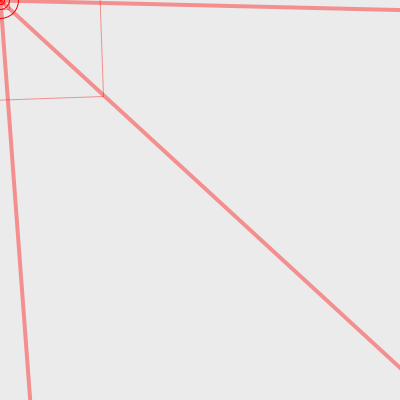
Frame 1 (no input)
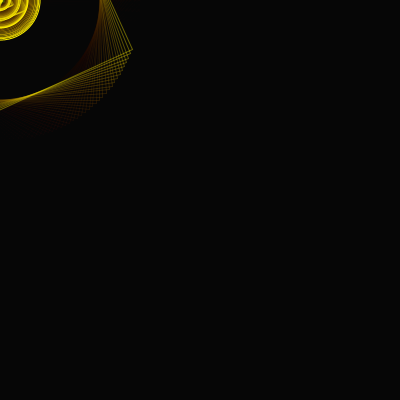
Frame 60 (the mouse pressed at the canvas centre just before this capture)
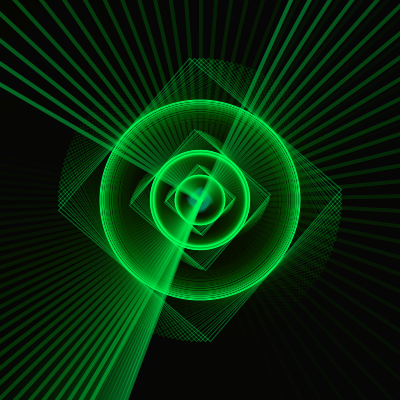
Frame 120 (the mouse held since frame 60 and released just before this capture)

The Processing sketch that drew these frames (run headless with seeded random() and noise(); from frame 60 on, the mouse is pressed at the canvas centre):

// Processing sketch: processing_29230
// ── processing_29230.pde

void setup(){
  size(400,400);
  background(255);
  colorMode(HSB,255);
  rectMode(CENTER);
  ellipseMode(CENTER);
  
  noCursor();
}

void draw(){
  noStroke();
  fill(0,20);
  rect(0,0,800,800);
  
  noStroke();
  fill(frameCount%255,255,255,20);
  translate(mouseX,mouseY);
  
  float n = (frameCount-20)%255;
  
  pushMatrix();
  rotate(frameCount/10.0);
  rect(0,0,n/5,n/5);
  popMatrix();
  
  pushMatrix();
  rotate(-frameCount/30.0);
  strokeWeight(1);
  noFill();
  stroke((frameCount-20)%255,255,255);
  ellipse(0,0,n/2,n/2);
  ellipse(0,0,n,n);
  ellipse(0,0,100*sin(frameCount/100.0),100*sin(frameCount/100.0));
  ellipse(0,0,n*2,n*2);
  
  stroke(n,255,255,100);
  rect(0,0,n,n);
  rect(0,0,200,200);
  rect(0,0,n/2,n/2);
  popMatrix();
  
  pushMatrix();
  rotate(-frameCount/60.0);
  stroke((frameCount-20)%255,255,255,100);
  strokeWeight(4);
  line(0,0,-500,-500);
  rotate(-frameCount/40.0);
  line(0,0,500,500);
  rotate(-frameCount/30.0);
  line(0,0,0,500);
  line(0,0,500,50);
  popMatrix();
}
